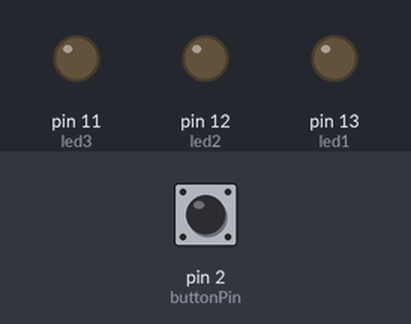
The sketch below on a simulated Arduino Uno, built with avr-gcc and run on an emulated ATmega328P. Shown: output pins drawn as LEDs (lit = HIGH). Inputs (shaded band) come from the test bench; at power-on: pin 2 (buttonPin) HIGH.

Above: at 1.2 s.
1.3 s: pin 2 (buttonPin) pulled LOW for 0.15 s
At 1.8 s:
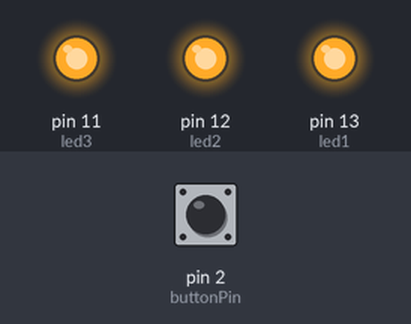
2.9 s: pin 2 (buttonPin) pulled LOW for 1 s
At 4.2 s:
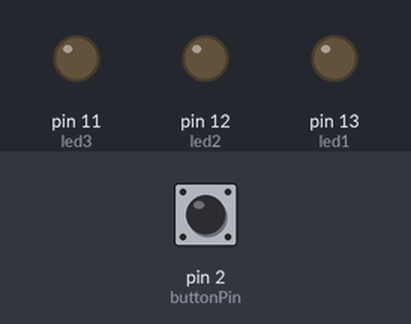
5.4 s: pin 2 (buttonPin) pulled LOW for 3.2 s
At 6.1 s:
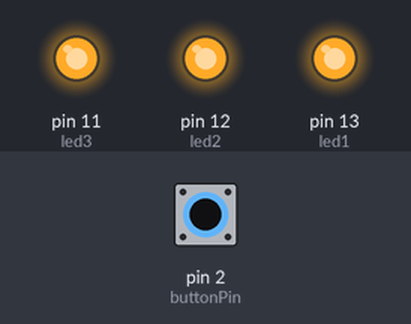
Timing chart, 0 to 8.4 s (numbered marks = the images above; inputs shaded):
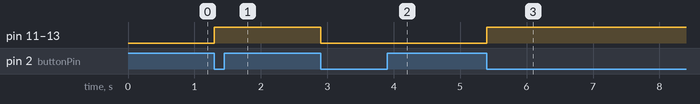

Measured:
- after the input at 1.3 s, pin 11 (led3), pin 12 (led2), pin 13 (led1): LOW → HIGH at once
- after the input at 2.9 s, pin 11 (led3), pin 12 (led2), pin 13 (led1): HIGH → LOW at once
- after the input at 5.4 s, pin 11 (led3), pin 12 (led2), pin 13 (led1): LOW → HIGH at once

The sketch:

daring_habbi1.ino
```cpp
const int buttonPin = 2;
const int led1 = 13;
const int led2 = 12;
const int led3 = 11;

bool ledState = LOW;
bool lastButtonState = HIGH;

void setup() {
  pinMode(buttonPin, INPUT_PULLUP);

  pinMode(led1, OUTPUT);
  pinMode(led2, OUTPUT);
  pinMode(led3, OUTPUT);

  digitalWrite(led1, LOW);
  digitalWrite(led2, LOW);
  digitalWrite(led3, LOW);
}

void loop() {
  bool buttonState = digitalRead(buttonPin);

  if (lastButtonState == HIGH && buttonState == LOW) {
    ledState = !ledState;

    digitalWrite(led1, ledState);
    digitalWrite(led2, ledState);
    digitalWrite(led3, ledState);

    delay(200); // debounce
  }

  lastButtonState = buttonState;
}
```
